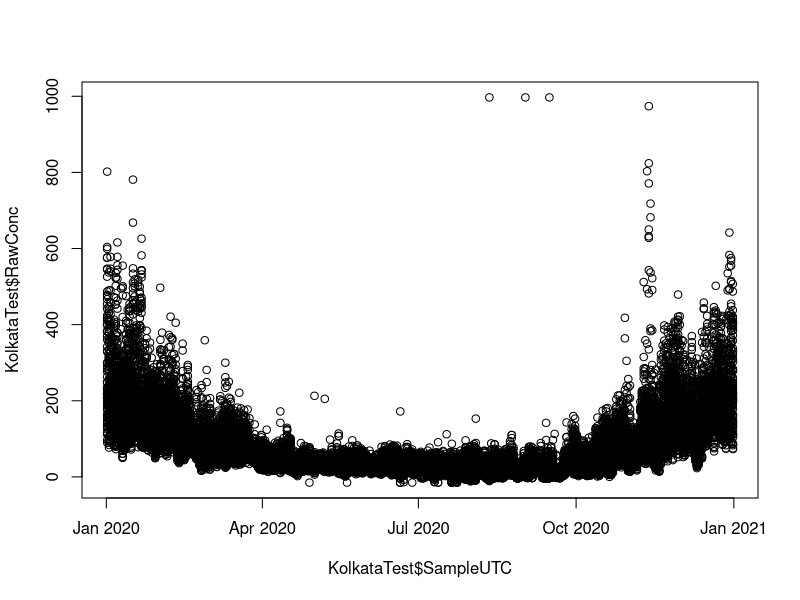

The R script that drew this image:
# An R Script
# Erik Beck
# August 21, 2018
# Read and minimally process air quality data (PM2.5) from US State Dept AirNow system
# Kolkata (Calcutta)


# Get needed libraries
library(lubridate)

# Set working Directory
setwd("C:/Users/EBECK/OneDrive - Environmental Protection Agency (EPA)/Sync4OneDrive/ReproducibleResearch/Sept2018Class/DataFutz/India-Air/Kolkata")

# Read in the Kolkata historical data sets (US State Dept)
KolkataPM15 <-read.csv (file="Kolkata_PM2.5_2015_ModEHB.csv", header=TRUE, sep=",")
KolkataPM16 <-read.csv (file="Kolkata_PM2.5_2016_ModEHB.csv", header=TRUE, sep=",")
KolkataPM17 <-read.csv (file="Kolkata_PM2.5_2017_ModEHB.csv", header=TRUE, sep=",")
KolkataPM18 <-read.csv (file="Kolkata_PM2.5_2018_ModEHB.csv", header=TRUE, sep=",")

head (KolkataPM15)


# Variable List

# Site Parameter Date_LT Year Month Day Hour NowCast AQI
# AQI_Category RawConc ConcUnit Duration QC_Name


# Quick Check of the Data

colnames(KolkataPM15)
colnames(KolkataPM16)
colnames(KolkataPM17)
colnames(KolkataPM18)

# Append data sets

# Test

KolkataTest <- rbind (KolkataPM15,KolkataPM16,KolkataPM17,KolkataPM18)

# head (KolkataTest)


# Next fix date values to sensible UTC

KolkataTest$SampleLocalTime <- mdy_hms(KolkataTest$Date_LT, quiet = FALSE, tz = "Asia/Kolkata", truncated = 0)
KolkataTest$SampleUTC <- with_tz (KolkataTest$SampleLocalTime, tzone = "UTC")


# Recode -999 to missing for KolkataTest$Value
KolkataTest$RawConc[KolkataTest$RawConc==-999] <-NA

plot(KolkataTest$SampleUTC,KolkataTest$RawConc)



